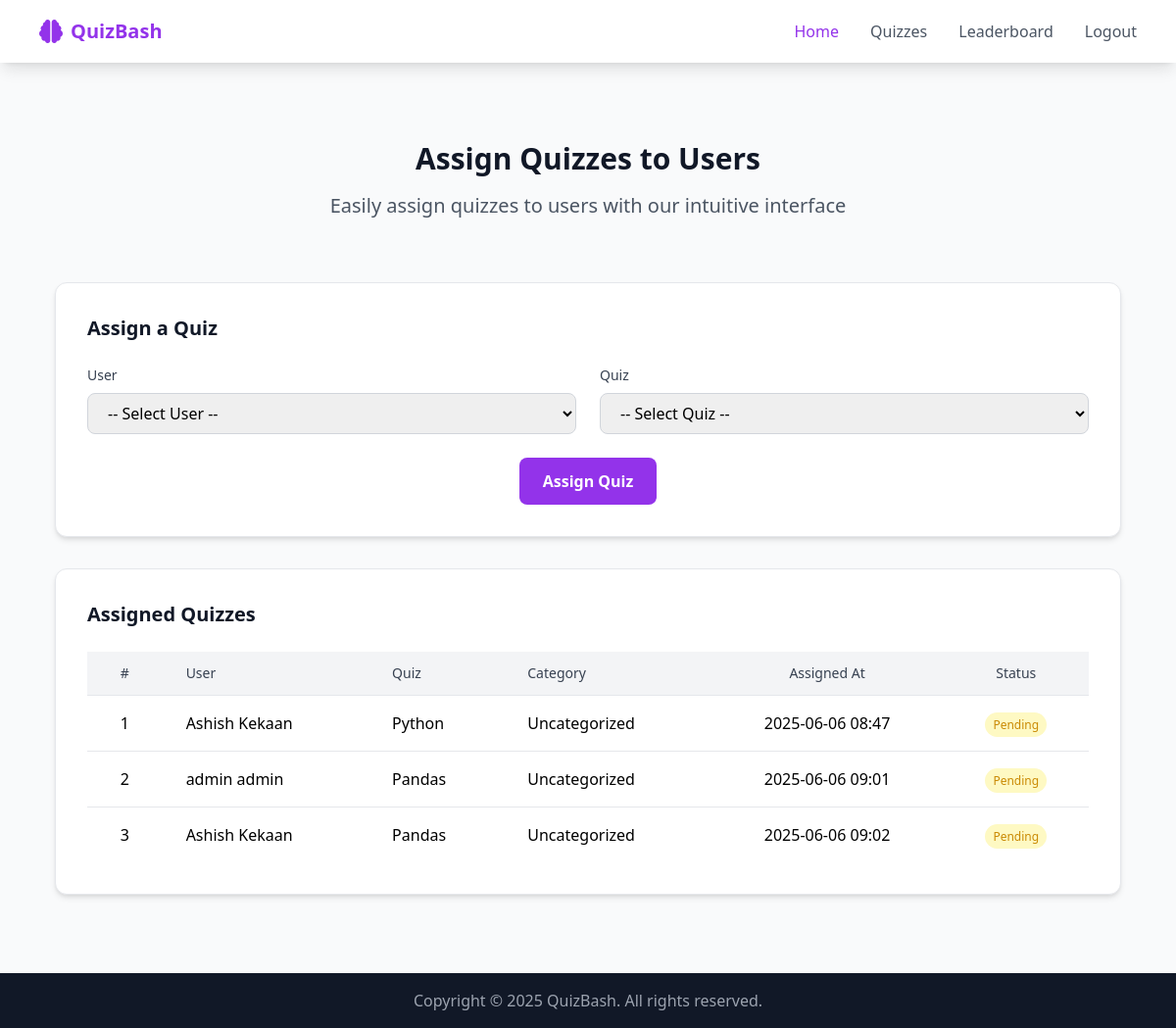
/assign/ (signed in), run on an earlier commit of the app's database.
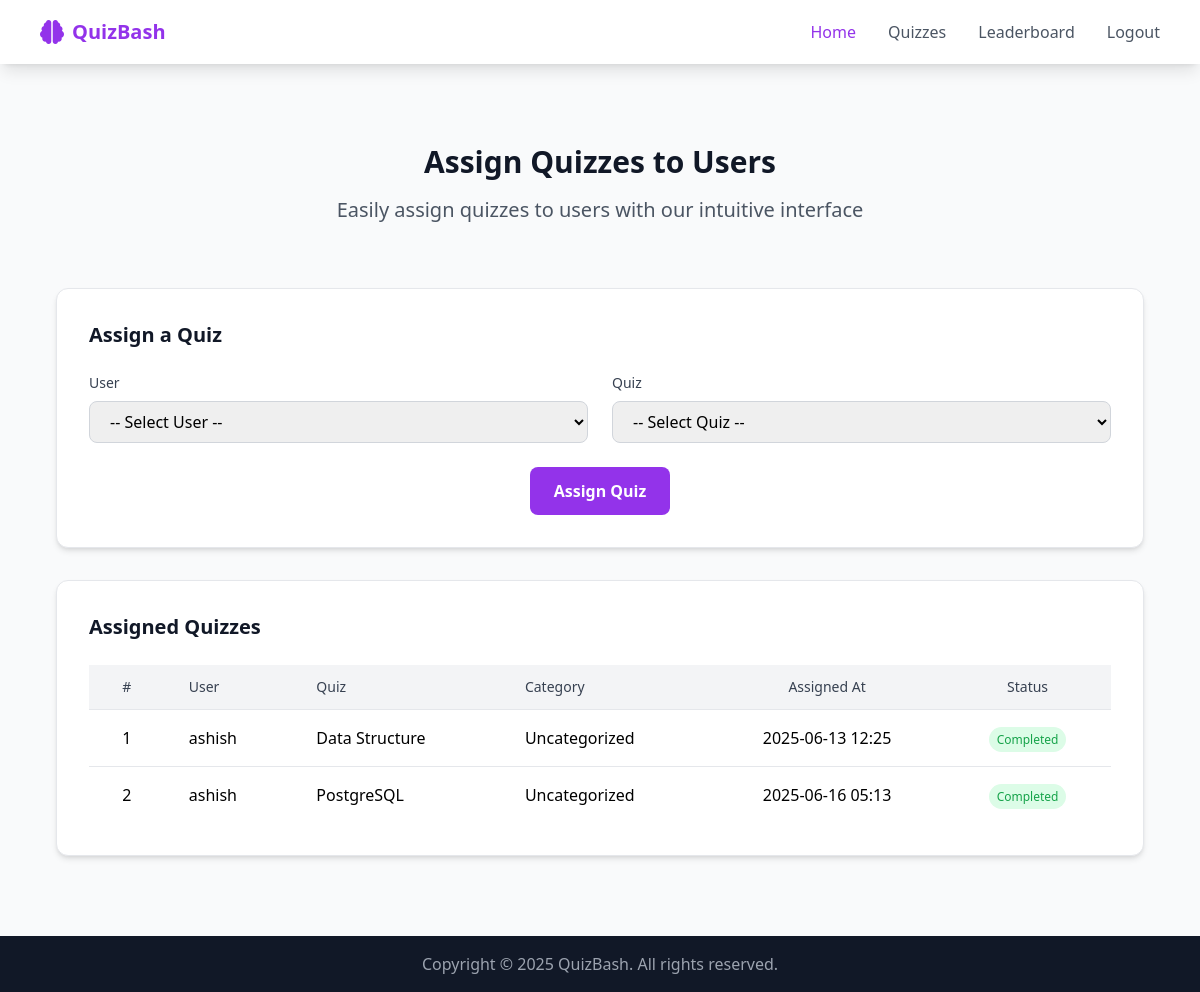
And on a later commit of the database.
### quiz/models.py (models this page shows, shortened)
class AssignedQuiz(models.Model):
    quiz = models.ForeignKey(Quiz, on_delete=models.CASCADE)
    user = models.ForeignKey(User, on_delete=models.CASCADE)
    assigned_at = models.DateTimeField(auto_now_add=True)
    completed = models.BooleanField(default=False)
    score = models.IntegerField(null=True, blank=True)
    class Meta:
        unique_together = ("quiz", "user")

class Quiz(models.Model):
    title = models.CharField(max_length=255)
    description = models.TextField(blank=True)
    time_limit = models.IntegerField(help_text="Time limit in seconds")
    category = models.ForeignKey(
        Category, on_delete=models.SET_NULL, null=True, blank=True
    )

### quiz/views.py (the view)
# urls.py: path("assign/", views.assign_quiz_view, name="assign_quiz"),
@login_required
def assign_quiz_view(request):
    users = User.objects.all()
    quizzes = Quiz.objects.all()
    if request.method == "POST":
        user_id = request.POST.get("user_id")
        quiz_id = request.POST.get("quiz_id")
        if user_id and quiz_id:
            AssignedQuiz.objects.get_or_create(user_id=user_id, quiz_id=quiz_id)
        return redirect("assign_quiz")
    assignments = AssignedQuiz.objects.select_related("user", "quiz")
    return render(
        request,
        "quiz/assign_quiz.html",
        {
            "users": users,
            "quizzes": quizzes,
            "assignments": assignments,
        },
    )

### quiz/templates/quiz/assign_quiz.html (shortened to what this page needs)
{% extends "quiz/base.html" %}
{% block content %}
<section class="py-20 bg-gray-50">
    <div class="max-w-6xl mx-auto px-4 sm:px-6 lg:px-8">
        <div class="text-center mb-16">
            <h2 class="text-3xl font-bold text-gray-900 mb-4">Assign Quizzes to Users</h2>
            <p class="text-xl text-gray-600">Easily assign quizzes to users with our intuitive interface</p>
        </div>
        <div class="bg-white rounded-xl shadow-md p-8 mb-8 border border-gray-200 hover:shadow-lg transition duration-300">
            <h3 class="text-xl font-bold text-gray-900 mb-6">Assign a Quiz</h3>
            <form method="post" class="space-y-6">
                <div class="grid md:grid-cols-2 gap-6">
                    <div>
                        <label for="user_id" class="block text-sm font-medium text-gray-700 mb-2">User</label>
                        <select name="user_id" id="user_id" class="w-full px-4 py-2 border border-gray-300 rounded-lg focus:ring-purple-600 focus:border-purple-600" required>
                            <option value="">-- Select User --</option>
                        </select>
                    </div>
                    <div>
                        <label for="quiz_id" class="block text-sm font-medium text-gray-700 mb-2">Quiz</label>
                        <select name="quiz_id" id="quiz_id" class="w-full px-4 py-2 border border-gray-300 rounded-lg focus:ring-purple-600 focus:border-purple-600" required>
                            <option value="">-- Select Quiz --</option>
                        </select>
                    </div>
                </div>
                <div class="text-center">
                    <button type="submit" class="px-6 py-3 bg-purple-600 text-white font-bold rounded-lg hover:bg-purple-700 transition duration-300">
                        Assign Quiz
                    </button>
                </div>
            </form>
        </div>
        <div class="bg-white rounded-xl shadow-md p-8 border border-gray-200">
            <h3 class="text-xl font-bold text-gray-900 mb-6">Assigned Quizzes</h3>
            <div class="overflow-x-auto">
                <table class="w-full text-left">
                    <thead class="bg-gray-100">
                        <tr>
                            <th class="px-6 py-3 text-sm font-medium text-gray-700 text-center">#</th>
                            <th class="px-6 py-3 text-sm font-medium text-gray-700">User</th>
                            <th class="px-6 py-3 text-sm font-medium text-gray-700">Quiz</th>
                            <th class="px-6 py-3 text-sm font-medium text-gray-700">Category</th>
                            <th class="px-6 py-3 text-sm font-medium text-gray-700 text-center">Assigned At</th>
                            <th class="px-6 py-3 text-sm font-medium text-gray-700 text-center">Status</th>
                        </tr>
                    </thead>
                    <tbody>
                        {% for item in assignments %}
                            <tr class="border-t border-gray-200">
                                <td class="px-6 py-4 text-center">{{ forloop.counter }}</td>
                                <td class="px-6 py-4">{{ item.user.get_full_name|default:item.user.username }}</td>
                                <td class="px-6 py-4">{{ item.quiz.title }}</td>
                                <td class="px-6 py-4">{{ item.quiz.category.name|default:"Uncategorized" }}</td>
                                <td class="px-6 py-4 text-center">{{ item.assigned_at|date:"Y-m-d H:i" }}</td>
                                <td class="px-6 py-4 text-center">
                                    {% if item.completed %}
                                        <span class="px-2 py-1 bg-green-100 text-green-600 rounded-full text-xs">Completed</span>
                                    {% else %}
                                        <span class="px-2 py-1 bg-yellow-100 text-yellow-600 rounded-full text-xs">Pending</span>
                                    {% endif %}
                                </td>
                            </tr>
                        {% empty %}
                            <tr>
                                <td colspan="6" class="px-6 py-4 text-center text-gray-500">No quiz assignments found.</td>
                            </tr>
                        {% endfor %}
                    </tbody>
                </table>
            </div>
        </div>
    </div>
</section>
{% endblock %}

### quiz/templates/quiz/base.html (shortened to what this page needs)
{% load static %}
<!DOCTYPE html>
<html lang="en">
<head>
    <script src="https://cdn.tailwindcss.com"></script>
    <link rel="stylesheet" href="https://cdnjs.cloudflare.com/ajax/libs/font-awesome/6.4.0/css/all.min.css">
</head>
<body class="bg-gray-50 font-sans min-h-screen flex flex-col">
    <nav class="bg-white shadow-lg fixed top-0 left-0 right-0 z-50">
        <div class="max-w-6xl mx-auto px-4">
            <div class="flex justify-between items-center py-4">
                <div class="flex items-center">
                    <i class="fas fa-brain text-purple-600 text-2xl mr-2"></i>
                    <a href="{% url 'home' %}" class="font-bold text-purple-600 text-xl">QuizBash</a>
                </div>
                <div class="hidden md:flex items-center space-x-8">
                    <a href="{% url 'home' %}" class="text-purple-600 font-medium">Home</a>
                    <a href="{% url 'quiz_list' %}" class="text-gray-600 hover:text-purple-600 transition">Quizzes</a>
                    <a href="{% url 'leaderboard' %}" class="text-gray-600 hover:text-purple-600 transition">Leaderboard</a>
                    {% if user.is_authenticated %}
                        <a href="{% url 'logout' %}" class="text-gray-600 hover:text-purple-600 transition">Logout</a>
                    {% else %}
                        <a href="{% url 'login' %}" class="text-gray-600 hover:text-purple-600 transition">Login</a>
                    {% endif %}
                </div>
            </div>
        </div>
    </nav>
    <div class="h-16"></div>
    <main class="flex-grow">
        {% block content %}
        {% endblock %}
    </main>
    <footer class="bg-gray-900 text-white py-4">
        <div class="max-w-6xl mx-auto px-4 text-center">
            <p class="text-gray-400">Copyright © 2025 QuizBash. All rights reserved.</p>
        </div>
    </footer>
</body>
</html>

What changed in the data, as far as the page shows it:
removed AssignedQuiz: user.get_full_name "Ashish Kekaan", quiz "Pandas", quiz.category.name "Uncategorized", assigned_at "2025-06-06 09:02", completed "Pending"
changed AssignedQuiz: user.get_full_name "Ashish Kekaan" → "ashish"; quiz "Python" → "Data Structure"; assigned_at "2025-06-06 08:47" → "2025-06-13 12:25"; completed "Pending" → "Completed"
changed AssignedQuiz: user.get_full_name "admin admin" → "ashish"; quiz "Pandas" → "PostgreSQL"; assigned_at "2025-06-06 09:01" → "2025-06-16 05:13"; completed "Pending" → "Completed"
